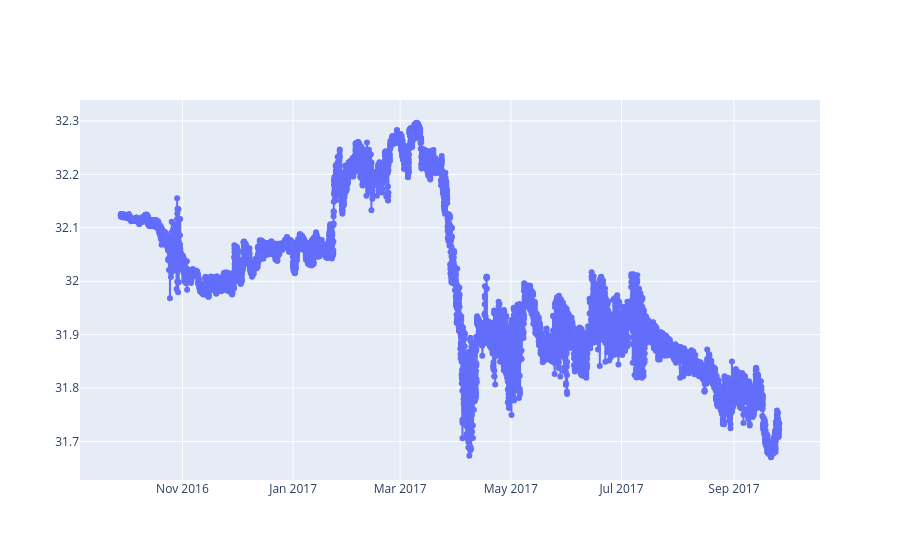

Source (notebook cell):
### Code cell
fig = go.Figure()
line = go.Scatter(x=ts1.index.values,y=ts1['salinity (PSU)'].values,mode='markers+lines',)
fig.add_trace(line)

### Figure 1 — Plotly figure (JSON) as saved in the notebook; plotly's stock layout.template omitted (floating-point values rounded to 4 significant figures; data arrays with more than 128 entries replaced by an {"elided": "..."} marker saying what was removed)
{"data": [{"mode": "markers+lines", "type": "scatter", "x": {"elided": "8712 str values"}, "y": {"elided": "8712 float values"}}], "layout": {}}
